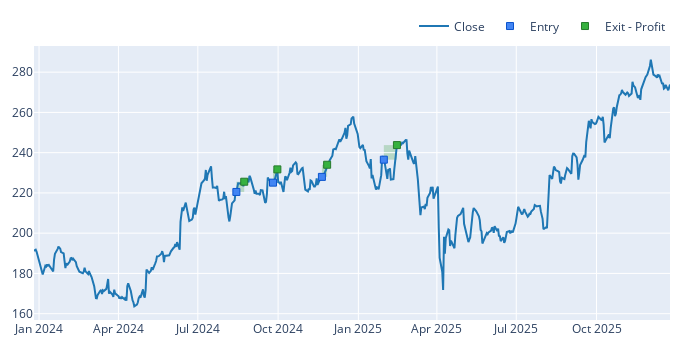

This figure's notebook cell:
### Code cell
# This creates a chart showing Price with Buy (Green) and Sell (Red) markers
pf[best_rsi_name].trades.plot().show()

### Figure 1 — Plotly figure (JSON) as saved in the notebook; plotly's stock layout.template omitted (floating-point values rounded to 4 significant figures; data arrays with more than 128 entries replaced by an {"elided": "..."} marker saying what was removed)
{"data": [{"line": {"color": "#1f77b4"}, "name": "Close", "showlegend": true, "type": "scatter", "uid": "9bfcd398-3b31-4cec-a0ec-57bf4dcca23c", "x": {"elided": "502 str values"}, "y": {"elided": "502 float values"}}, {"customdata": [[0, 0, 0.4531, 0.0999, "Long"], [1, 1, 0.4531, 0.102, "Long"], [2, 2, 0.4596, 0.1048, "Long"], [3, 3, 0.4538, 0.1073, "Long"]], "hovertemplate": "Exit Trade Id: %{customdata[0]}<br>Position Id: %{customdata[1]}<br>Size: %{customdata[2]:.6f}<br>Entry Timestamp: %{x}<br>Avg Entry Price: %{y}<br>Entry Fees: %{customdata[3]:.6f}<br>Direction: %{customdata[4]}", "marker": {"color": "#4285F4", "line": {"color": "rgb(11,84,205)", "width": 1}, "size": 7, "symbol": "square"}, "mode": "markers", "name": "Entry", "type": "scatter", "uid": "12728bb2-6466-4989-972b-f849d8fc21fd", "x": ["2024-08-14T04:00:00+00:00", "2024-09-25T04:00:00+00:00", "2024-11-20T05:00:00+00:00", "2025-01-30T05:00:00+00:00"], "y": [220.5, 225.1, 228.0, 236.5]}, {"customdata": [[0, 0, 0.4531, 0.1022, 2.105, 0.02107, "Long", "7 days 00:00:00"], [1, 1, 0.4531, 0.105, 2.781, 0.02726, "Long", "3 days 00:00:00"], [2, 2, 0.4596, 0.1076, 2.56, 0.02444, "Long", "4 days 00:00:00"], [3, 3, 0.4538, 0.1106, 3.071, 0.02861, "Long", "11 days 00:00:00"]], "hovertemplate": "Exit Trade Id: %{customdata[0]}<br>Position Id: %{customdata[1]}<br>Size: %{customdata[2]:.6f}<br>Exit Timestamp: %{x}<br>Avg Exit Price: %{y}<br>Exit Fees: %{customdata[3]:.6f}<br>PnL: %{customdata[4]:.6f}<br>Return: %{customdata[5]:.2%}<br>Direction: %{customdata[6]}<br>Duration: %{customdata[7]}", "marker": {"color": "#37B13F", "line": {"color": "rgb(38,123,44)", "width": 1}, "size": 7, "symbol": "square"}, "mode": "markers", "name": "Exit - Profit", "type": "scatter", "uid": "a4b4c22f-d7f5-4891-a5e6-39b02b0f799a", "x": ["2024-08-23T04:00:00+00:00", "2024-09-30T04:00:00+00:00", "2024-11-26T05:00:00+00:00", "2025-02-14T05:00:00+00:00"], "y": [225.6, 231.7, 234.0, 243.8]}], "layout": {"height": 350, "legend": {"orientation": "h", "traceorder": "normal", "x": 1, "xanchor": "right", "y": 1.02, "yanchor": "bottom"}, "margin": {"b": 30, "l": 30, "r": 30, "t": 30}, "shapes": [{"fillcolor": "green", "layer": "below", "line": {"width": 0}, "opacity": 0.2, "type": "rect", "x0": "2024-08-14T04:00:00+00:00", "x1": "2024-08-23T04:00:00+00:00", "xref": "x", "y0": 220.5, "y1": 225.6, "yref": "y"}, {"fillcolor": "green", "layer": "below", "line": {"width": 0}, "opacity": 0.2, "type": "rect", "x0": "2024-09-25T04:00:00+00:00", "x1": "2024-09-30T04:00:00+00:00", "xref": "x", "y0": 225.1, "y1": 231.7, "yref": "y"}, {"fillcolor": "green", "layer": "below", "line": {"width": 0}, "opacity": 0.2, "type": "rect", "x0": "2024-11-20T05:00:00+00:00", "x1": "2024-11-26T05:00:00+00:00", "xref": "x", "y0": 228.0, "y1": 234.0, "yref": "y"}, {"fillcolor": "green", "layer": "below", "line": {"width": 0}, "opacity": 0.2, "type": "rect", "x0": "2025-01-30T05:00:00+00:00", "x1": "2025-02-14T05:00:00+00:00", "xref": "x", "y0": 236.5, "y1": 243.8, "yref": "y"}], "width": 700}}
